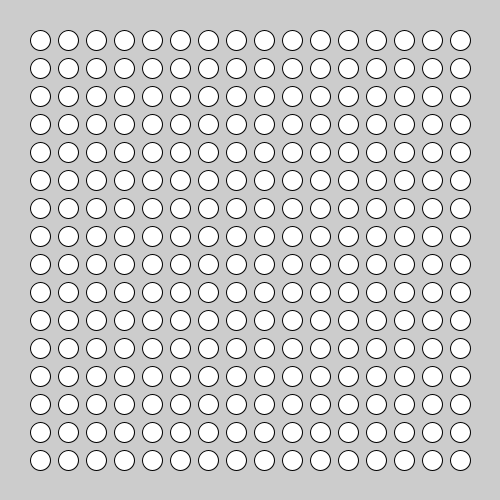
Frame 1 (no input)
Frame 60 (the mouse pressed at the canvas centre just before this capture): identical to frame 1, image omitted
Frame 120 (the mouse held since frame 60 and released just before this capture): identical to frame 1, image omitted

The Processing sketch that drew this single still picture (run headless with seeded random() and noise(); from frame 60 on, the mouse is pressed at the canvas centre):

// Processing sketch: template_griglia_figa_margine
// ── template_griglia_figa_margine.pde
int count = 15;
int radius = 20;
int margin = 40;

void setup() {
  size(500, 500);
  
  for(int i = 0; i <= count; i++) {
    for(int j = 0; j <= count; j++) {
      float x = lerp(margin, width-margin, map(i, 0, count, 0, 1));
      float y = lerp(margin, height-margin, map(j, 0, count, 0, 1));
      ellipse(x, y, radius, radius);
    }
  }
  
}

void draw() {
}
